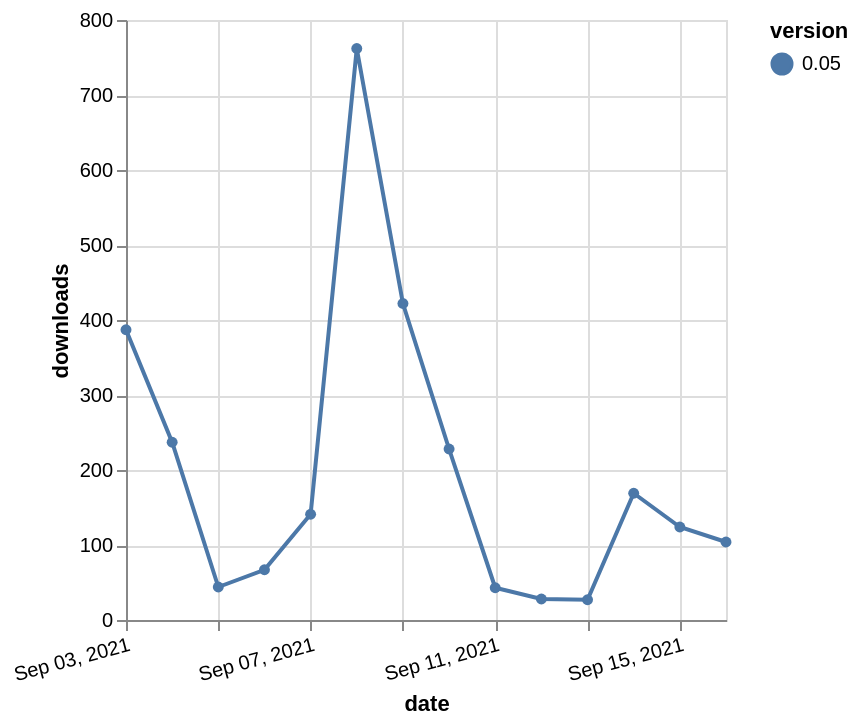

The Vega-Lite source for this figure:
### Vega-Lite specification from a JSON file in a GitHub repository (floating-point values rounded to 4 significant figures)
{"$schema": "https://vega.github.io/schema/vega-lite/v5.json", "description": "A simple bar chart with embedded data.", "data": {"values": [{"date": "2021-09-03", "total": 141246, "delta": 387, "version": "0.05"}, {"date": "2021-09-04", "total": 141483, "delta": 237, "version": "0.05"}, {"date": "2021-09-05", "total": 141527, "delta": 44, "version": "0.05"}, {"date": "2021-09-06", "total": 141594, "delta": 67, "version": "0.05"}, {"date": "2021-09-07", "total": 141735, "delta": 141, "version": "0.05"}, {"date": "2021-09-08", "total": 142497, "delta": 762, "version": "0.05"}, {"date": "2021-09-09", "total": 142919, "delta": 422, "version": "0.05"}, {"date": "2021-09-10", "total": 143147, "delta": 228, "version": "0.05"}, {"date": "2021-09-11", "total": 143190, "delta": 43, "version": "0.05"}, {"date": "2021-09-12", "total": 143218, "delta": 28, "version": "0.05"}, {"date": "2021-09-13", "total": 143245, "delta": 27, "version": "0.05"}, {"date": "2021-09-14", "total": 143414, "delta": 169, "version": "0.05"}, {"date": "2021-09-15", "total": 143538, "delta": 124, "version": "0.05"}, {"date": "2021-09-16", "total": 143642, "delta": 104, "version": "0.05"}]}, "width": "container", "mark": {"type": "line", "point": {"filled": true}}, "encoding": {"x": {"field": "date", "type": "temporal", "timeUnit": "yearmonthdate", "title": "date", "axis": {"labelAngle": -15}}, "y": {"field": "delta", "type": "quantitative", "title": "downloads"}, "color": {"field": "version", "type": "nominal"}, "tooltip": {"field": "delta"}}}
